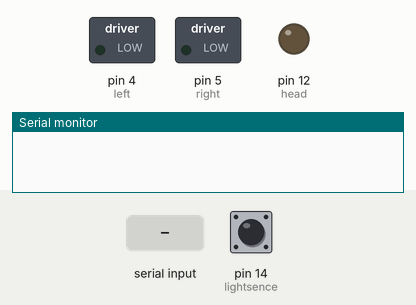
This sketch was run on a simulated Arduino Uno, built with avr-gcc and run on an emulated ATmega328P. On the bench: switched loads named in the sketch (green lamp = pin HIGH), output pins drawn as LEDs (lit = HIGH), the last lines printed to the serial monitor. Inputs (shaded band) come from the test bench; at power-on: pin 14 (lightsence) HIGH.

Above: at 1.2 s.
1.3 s: "R" received over the second serial link
At 2.0 s:
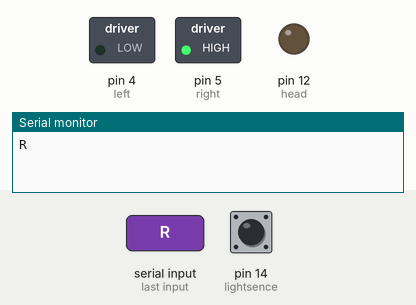
2.8 s: pin 14 (lightsence) pulled LOW for 0.15 s
At 2.87 s:
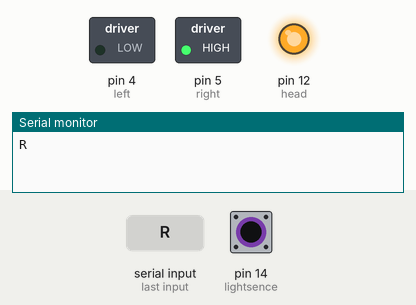
4.4 s: pin 14 (lightsence) pulled LOW for 3.2 s
At 7.9 s:
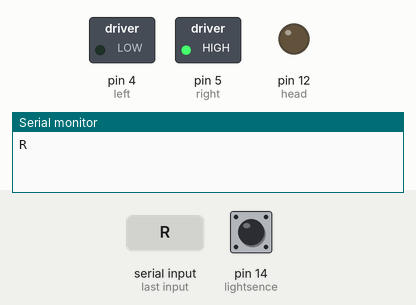
9.1 s: "S" received over the second serial link
At 10.3 s:
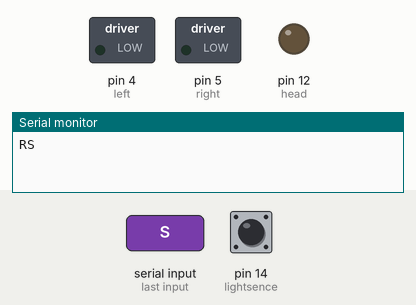
10.6 s: pin 14 (lightsence) pulled LOW for 1 s
At 11.4 s:
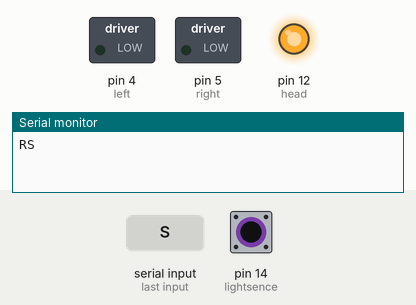
13.1 s: "R" received over Serial
At 14.5 s:
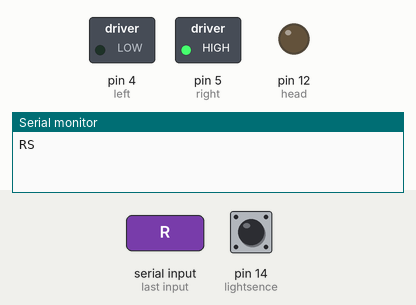
Timing chart, 0 to 15.6 s (numbered marks = the images above; inputs shaded):
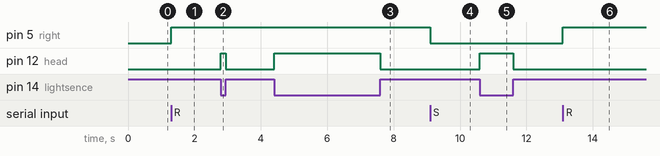

Measured:
- after the input at 1.3 s, pin 5 (right): LOW → HIGH at once
- after the input at 2.8 s, pin 12 (head): LOW → HIGH at once, → LOW 0.15 s later
- after the input at 4.4 s, pin 12 (head): LOW → HIGH at once, → LOW 3.2 s later
- after the input at 9.1 s, pin 5 (right): HIGH → LOW at once
- after the input at 10.6 s, pin 12 (head): LOW → HIGH at once, → LOW 1.0 s later
- after the input at 13.1 s, pin 5 (right): LOW → HIGH at once

The sketch:

NodeMCU_bluethooth.ino
```cpp
#include <SoftwareSerial.h>
SoftwareSerial bluetoothSerial(13, 15);
// Tx pin of the bluetooth module must be connected to Rx pin on arduino
// Rx pin of the bluetooth module must be connected to Tx pin on arduino
const int head=12;
const int left=4;
const int right=5;

int lightsence = 14;
int trig=2;
int input=0;
int duration1;
int distance1;
int distance;
char com[20];
String inputString;
char command;
char inChar;

void setup()
{
      bluetoothSerial.begin(9600);
      Serial.begin(115200);
      pinMode(head,OUTPUT);
      pinMode(left,OUTPUT);
      pinMode(right,OUTPUT);
      pinMode(trig,OUTPUT);
      pinMode(input,INPUT);
      pinMode(lightsence,INPUT_PULLUP);
}

void loop(){
      if(bluetoothSerial.available())
      {
               inChar = bluetoothSerial.read(); //read the input
                  if(checkMotorcommand(inChar)==0)
                   Serial.write(inChar);
                   Digital(inChar);
      }
     if(Serial.available())
     {
        char command=Serial.read();
        Digital(command);
     }

  headLights();
  }


int checkMotorcommand(char inChar)
  {
  int val=1;
  int sp=inChar;
    if(inChar=='S'||inChar=='L'||inChar=='R'||inChar=='B'||inChar=='F'||inChar=='H'||inChar=='G'||inChar=='J'||inChar=='I'||inChar=='u'||inChar=='U')
      {
      val=0;
      }
      else if(sp>=48&&sp<=57)
      {
      val=0;
      }
    return val;
  }

void Digital(char command)
    {
    switch(command)
    {
    case 'W':
     digitalWrite(head,HIGH);
    break;
    case 'w':
     digitalWrite(head,LOW);
    break;
    case 'R':
     digitalWrite(right,HIGH);
    break;
    case 'L':
     digitalWrite(left,LOW);
    break;
    default:
     digitalWrite(right,LOW);
     digitalWrite(left,LOW);
    break;
    }
}

void headLights()
{
  char val=digitalRead(lightsence);
         if(val==HIGH)
        {
           Digital('w');
        }
        else
        {
           Digital('W');
        }
}
```
